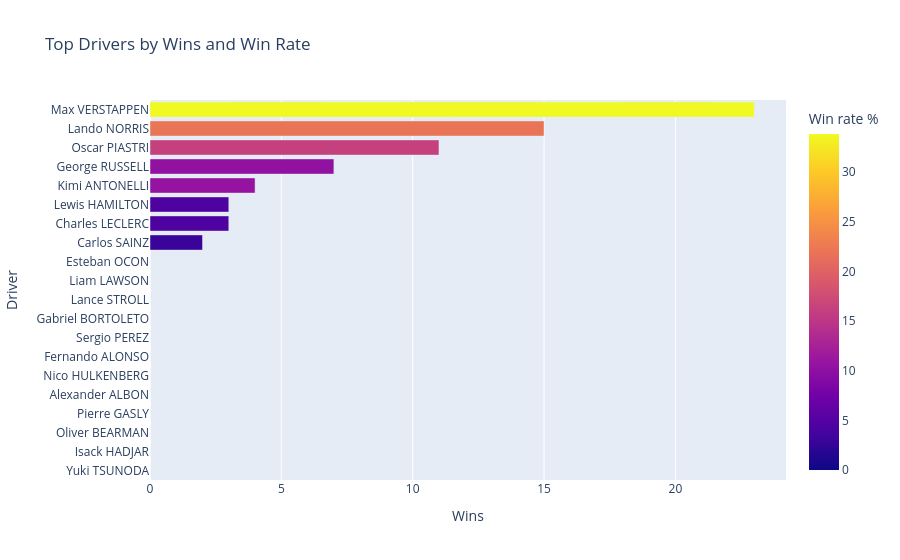

Notebook code cell kept with this figure:
### Code cell
qualified = driver_summary[driver_summary["starts"] >= 5].copy()
win_rates = qualified["win_rate_pct"]
total_wins = float(driver_summary["wins"].sum())
top1_pct = float(driver_summary.head(1)["wins"].sum() / total_wins * 100) if total_wins else 0.0
top3_pct = float(driver_summary.head(3)["wins"].sum() / total_wins * 100) if total_wins else 0.0
top5_pct = float(driver_summary.head(5)["wins"].sum() / total_wins * 100) if total_wins else 0.0

fig = px.bar(
    driver_summary.head(20).sort_values("wins"),
    x="wins",
    y="driver_id",
    orientation="h",
    color="win_rate_pct",
    title="Top Drivers by Wins and Win Rate",
    labels={"driver_id": "Driver", "wins": "Wins", "win_rate_pct": "Win rate %"},
)
fig.write_html(OUTPUT_CHARTS / "driver_wins.html", include_plotlyjs="cdn")
fig.show()

### Figure 1 — Plotly figure (JSON) as saved in the notebook; plotly's stock layout.template omitted (floating-point values rounded to 4 significant figures)
{"data": [{"hovertemplate": "Wins=%{x}<br>Driver=%{y}<br>Win rate %=%{marker.color}<extra></extra>", "legendgroup": "", "marker": {"color": [0.0, 0.0, 0.0, 0.0, 0.0, 0.0, 0.0, 0.0, 0.0, 0.0, 0.0, 0.0, 2.985, 4.412, 4.412, 10.53, 10.29, 16.18, 22.06, 33.82], "coloraxis": "coloraxis", "pattern": {"shape": ""}}, "name": "", "orientation": "h", "showlegend": false, "textposition": "auto", "type": "bar", "x": [0, 0, 0, 0, 0, 0, 0, 0, 0, 0, 0, 0, 2, 3, 3, 4, 7, 11, 15, 23], "xaxis": "x", "y": ["Yuki TSUNODA", "Isack HADJAR", "Oliver BEARMAN", "Pierre GASLY", "Alexander ALBON", "Nico HULKENBERG", "Fernando ALONSO", "Sergio PEREZ", "Gabriel BORTOLETO", "Lance STROLL", "Liam LAWSON", "Esteban OCON", "Carlos SAINZ", "Charles LECLERC", "Lewis HAMILTON", "Kimi ANTONELLI", "George RUSSELL", "Oscar PIASTRI", "Lando NORRIS", "Max VERSTAPPEN"], "yaxis": "y"}], "layout": {"barmode": "relative", "coloraxis": {"colorbar": {"title": {"text": "Win rate %"}}, "colorscale": [[0.0, "#0d0887"], [0.1111, "#46039f"], [0.2222, "#7201a8"], [0.3333, "#9c179e"], [0.4444, "#bd3786"], [0.5556, "#d8576b"], [0.6667, "#ed7953"], [0.7778, "#fb9f3a"], [0.8889, "#fdca26"], [1.0, "#f0f921"]]}, "legend": {"tracegroupgap": 0}, "title": {"text": "Top Drivers by Wins and Win Rate"}, "xaxis": {"anchor": "y", "domain": [0.0, 1.0], "title": {"text": "Wins"}}, "yaxis": {"anchor": "x", "domain": [0.0, 1.0], "title": {"text": "Driver"}}}}
